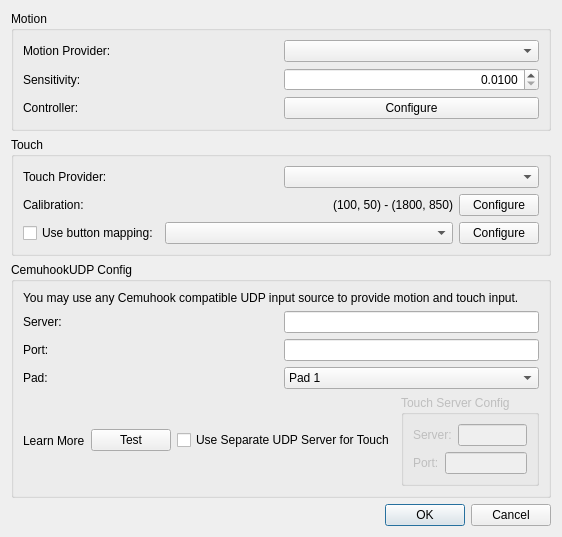
<?xml version="1.0" encoding="UTF-8"?>
<ui version="4.0">
 <class>ConfigureMotionTouch</class>
 <widget class="QDialog" name="ConfigureMotionTouch">
  <property name="windowTitle">
   <string>Configure Motion / Touch</string>
  </property>
  <property name="geometry">
   <rect>
    <x>0</x>
    <y>0</y>
    <width>500</width>
    <height>450</height>
   </rect>
  </property>
  <layout class="QVBoxLayout">
   <item>
    <widget class="QGroupBox" name="motion_group_box">
     <property name="title">
      <string>Motion</string>
     </property>
     <layout class="QVBoxLayout">
      <item>
       <layout class="QHBoxLayout">
        <item>
         <widget class="QLabel" name="motion_provider_label">
          <property name="text">
           <string>Motion Provider:</string>
          </property>
         </widget>
        </item>
        <item>
         <widget class="QComboBox" name="motion_provider"/>
        </item>
       </layout>
      </item>
      <item>
       <layout class="QHBoxLayout">
        <item>
         <widget class="QLabel" name="motion_sensitivity_label">
          <property name="text">
           <string>Sensitivity:</string>
          </property>
         </widget>
        </item>
        <item>
         <widget class="QDoubleSpinBox" name="motion_sensitivity">
          <property name="alignment">
           <set>Qt::AlignRight|Qt::AlignTrailing|Qt::AlignVCenter</set>
          </property>
          <property name="decimals">
           <number>4</number>
          </property>
          <property name="minimum">
           <double>0.010000000000000</double>
          </property>
          <property name="maximum">
           <double>10.000000000000000</double>
          </property>
          <property name="singleStep">
           <double>0.001000000000000</double>
          </property>
          <property name="value">
           <double>0.010000000000000</double>
          </property>
         </widget>
        </item>
       </layout>
      </item>
      <item>
       <layout class="QHBoxLayout">
        <item>
         <widget class="QLabel" name="motion_controller_label">
          <property name="text">
           <string>Controller:</string>
          </property>
         </widget>
        </item>
        <item>
         <widget class="QPushButton" name="motion_controller_button">
          <property name="text">
           <string>Configure</string>
          </property>
         </widget>
        </item>
       </layout>
      </item>
     </layout>
    </widget>
   </item>
   <item>
    <widget class="QGroupBox" name="touch_group_box">
     <property name="title">
      <string>Touch</string>
     </property>
     <layout class="QVBoxLayout">
      <item>
       <layout class="QHBoxLayout">
        <item>
         <widget class="QLabel" name="touch_provider_label">
          <property name="text">
           <string>Touch Provider:</string>
          </property>
         </widget>
        </item>
        <item>
         <widget class="QComboBox" name="touch_provider"/>
        </item>
       </layout>
      </item>
      <item>
       <layout class="QHBoxLayout">
        <item>
         <widget class="QLabel" name="touch_calibration_label">
          <property name="text">
           <string>Calibration:</string>
          </property>
         </widget>
        </item>
        <item>
         <widget class="QLabel" name="touch_calibration">
          <property name="text">
           <string>(100, 50) - (1800, 850)</string>
          </property>
          <property name="alignment">
           <set>Qt::AlignRight|Qt::AlignTrailing|Qt::AlignVCenter</set>
          </property>
         </widget>
        </item>
        <item>
         <widget class="QPushButton" name="touch_calibration_config">
          <property name="sizePolicy">
           <sizepolicy hsizetype="Maximum" vsizetype="Fixed">
            <horstretch>0</horstretch>
            <verstretch>0</verstretch>
           </sizepolicy>
          </property>
          <property name="text">
           <string>Configure</string>
          </property>
         </widget>
        </item>
       </layout>
      </item>
      <item>
       <layout class="QHBoxLayout">
        <item>
         <widget class="QCheckBox" name="touch_from_button_checkbox">
          <property name="sizePolicy">
           <sizepolicy hsizetype="Maximum" vsizetype="Fixed">
            <horstretch>0</horstretch>
            <verstretch>0</verstretch>
           </sizepolicy>
          </property>
          <property name="text">
           <string>Use button mapping:</string>
          </property>
         </widget>
        </item>
        <item>
         <widget class="QComboBox" name="touch_from_button_map"/>
        </item>
        <item>
         <widget class="QPushButton" name="touch_from_button_config_btn">
          <property name="sizePolicy">
           <sizepolicy hsizetype="Maximum" vsizetype="Fixed">
            <horstretch>0</horstretch>
            <verstretch>0</verstretch>
           </sizepolicy>
          </property>
          <property name="text">
           <string>Configure</string>
          </property>
         </widget>
        </item>
       </layout>
      </item>
     </layout>
    </widget>
   </item>
   <item>
    <widget class="QGroupBox" name="udp_config_group_box">
     <property name="title">
      <string>CemuhookUDP Config</string>
     </property>
     <layout class="QVBoxLayout">
      <item>
       <widget class="QLabel" name="udp_help">
        <property name="text">
         <string>You may use any Cemuhook compatible UDP input source to provide motion and touch input.</string>
        </property>
        <property name="alignment">
         <set>Qt::AlignLeading|Qt::AlignLeft|Qt::AlignTop</set>
        </property>
        <property name="wordWrap">
         <bool>true</bool>
        </property>
       </widget>
      </item>
      <item>
       <layout class="QHBoxLayout">
        <item>
         <widget class="QLabel" name="udp_server_label">
          <property name="text">
           <string>Server:</string>
          </property>
         </widget>
        </item>
        <item>
         <widget class="QLineEdit" name="udp_server">
          <property name="sizePolicy">
           <sizepolicy hsizetype="Minimum" vsizetype="Fixed">
            <horstretch>0</horstretch>
            <verstretch>0</verstretch>
           </sizepolicy>
          </property>
         </widget>
        </item>
       </layout>
      </item>
      <item>
       <layout class="QHBoxLayout">
        <item>
         <widget class="QLabel" name="udp_port_label">
          <property name="text">
           <string>Port:</string>
          </property>
         </widget>
        </item>
        <item>
         <widget class="QLineEdit" name="udp_port">
          <property name="sizePolicy">
           <sizepolicy hsizetype="Minimum" vsizetype="Fixed">
            <horstretch>0</horstretch>
            <verstretch>0</verstretch>
           </sizepolicy>
          </property>
         </widget>
        </item>
       </layout>
      </item>
      <item>
       <layout class="QHBoxLayout">
        <item>
         <widget class="QLabel" name="udp_pad_index_label">
          <property name="text">
           <string>Pad:</string>
          </property>
         </widget>
        </item>
        <item>
         <widget class="QComboBox" name="udp_pad_index">
          <item>
           <property name="text">
            <string>Pad 1</string>
           </property>
          </item>
          <item>
           <property name="text">
            <string>Pad 2</string>
           </property>
          </item>
          <item>
           <property name="text">
            <string>Pad 3</string>
           </property>
          </item>
          <item>
           <property name="text">
            <string>Pad 4</string>
           </property>
          </item>
         </widget>
        </item>
       </layout>
      </item>
      <item>
       <layout class="QHBoxLayout">
        <item>
         <widget class="QLabel" name="udp_learn_more">
          <property name="text">
           <string>Learn More</string>
          </property>
         </widget>
        </item>
        <item>
         <widget class="QPushButton" name="udp_test">
          <property name="sizePolicy">
           <sizepolicy hsizetype="Maximum" vsizetype="Fixed">
            <horstretch>0</horstretch>
            <verstretch>0</verstretch>
           </sizepolicy>
          </property>
          <property name="text">
           <string>Test</string>
          </property>
         </widget>
        </item>
        <item>
         <widget class="QCheckBox" name="udp_use_separate_touch">
          <property name="text">
           <string>Use Separate UDP Server for Touch</string>
          </property>
         </widget>
        </item>
        <item>
         <widget class="QGroupBox" name="udp_touch_group">
          <property name="title">
           <string>Touch Server Config</string>
          </property>
          <property name="enabled">
           <bool>false</bool>
          </property>
          <layout class="QVBoxLayout">
           <item>
            <layout class="QHBoxLayout">
             <item>
              <widget class="QLabel" name="udp_touch_server_label">
               <property name="text">
                <string>Server:</string>
               </property>
              </widget>
             </item>
             <item>
              <widget class="QLineEdit" name="udp_touch_server"/>
             </item>
            </layout>
           </item>
           <item>
            <layout class="QHBoxLayout">
             <item>
              <widget class="QLabel" name="udp_touch_port_label">
               <property name="text">
                <string>Port:</string>
               </property>
              </widget>
             </item>
             <item>
              <widget class="QLineEdit" name="udp_touch_port"/>
             </item>
            </layout>
           </item>
          </layout>
         </widget>
        </item>
       </layout>
      </item>
     </layout>
    </widget>
   </item>
   <item>
    <spacer>
     <property name="orientation">
      <enum>Qt::Vertical</enum>
     </property>
     <property name="sizeHint" stdset="0">
      <size>
       <width>167</width>
       <height>55</height>
      </size>
     </property>
    </spacer>
   </item>
   <item>
    <widget class="QDialogButtonBox" name="buttonBox">
     <property name="standardButtons">
      <set>QDialogButtonBox::Cancel|QDialogButtonBox::Ok</set>
     </property>
    </widget>
   </item>
  </layout>
 </widget>
 <resources/>
</ui>
